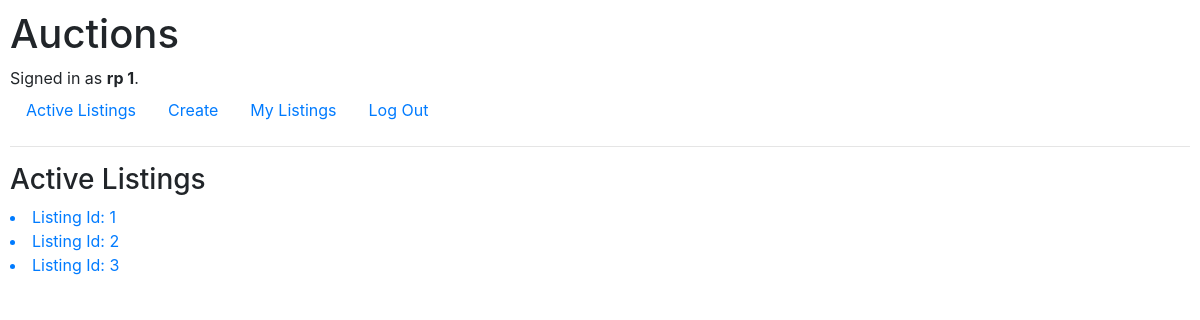
/ (signed in), run on the app's committed database.
### auctions/models.py (models this page shows, shortened)
class Users(AbstractUser):
    pass

class Listings(models.Model):
    STATUS_CHOICES = [
        ('active', 'Active'),
        ('draft', 'Draft'),
        ('closed', 'Closed'),
        ('deleted', 'Deleted'),
    ]
    id = models.IntegerField(primary_key=True)
    category_id = models.ForeignKey(Categories, null=False, on_delete=models.CASCADE)
    title = models.CharField(max_length=225, unique=True, null=False)
    description = models.TextField(null=False)
    listing_price = models.DecimalField(max_digits=5, decimal_places=2, null=False)
    datetime_added = models.DateTimeField(default= dt.now, editable=False) #or use auto_now_add=True for default dt
    added_by_user_id = models.ForeignKey(Users, null=False, on_delete=models.CASCADE)
    status = models.CharField(max_length=8, choices=STATUS_CHOICES, default= 'active')
    class Meta:
        pass

### auctions/views.py (the view)
# urls.py: path("", views.index, name="index"),
def index(request):
    all_listings = Listings.objects.filter(status = "active")
    for l in all_listings:
        print(l.id, l.category_id, l.title, l.added_by_user_id)
    return render(request, "auctions/index.html", {
        "listings" : all_listings
        })

### auctions/models.py (called while the page is built)
    def __str__(self):
        return f"{self.category}"

### auctions/templates/auctions/index.html
{% extends "auctions/layout.html" %}
{% block body %}
<div>
    <h3>Active Listings</h3>
    {% for listing in listings %}
    <a href="{% url 'auctions:listing_view' listing.id %}">
    <li>Listing Id: {{ listing.id }}</li></a>
    {% endfor %}
</div>
{% endblock %}

### auctions/templates/auctions/layout.html (shortened to what this page needs)
{% load static %}
<!DOCTYPE html>
<html lang="en">
    <head>
        <link rel="stylesheet" href="https://stackpath.bootstrapcdn.com/bootstrap/4.4.1/css/bootstrap.min.css">
        <link href="{% static 'auctions/styles.css' %}" rel="stylesheet">
    </head>
    <body>
        <h1>Auctions</h1>
        <div>
            {% if user.is_authenticated %}
                Signed in as <strong>{{ user.username }} {{ user.id }}</strong>.
            {% else %}
                Not signed in.
            {% endif %}
        </div>
        <ul class="nav">
            <li class="nav-item">
                <a class="nav-link" href="{% url 'auctions:index' %}">Active Listings</a>
            </li>
            {% if user.is_authenticated %}
            <li class="nav-item">
                <a class="nav-link" href="{% url 'auctions:listing_new' %}">Create</a>
            </li>
            <li class="nav-item">
                    <a class="nav-link" href="{% url 'auctions:my_listings' %}">My Listings</a>
                </li>
                <li class="nav-item">
                    <a class="nav-link" href="{% url 'auctions:logout' %}">Log Out</a>
                </li>
            {% endif %}
        </ul>
        <hr>
        {% block body %}
        {% endblock %}
    </body>
</html>

### auctions/static/auctions/styles.css (style rules this page uses)
body { padding: 10px; }

### data on the page
Users: username "rp", id "1"
Listings: id "1"
Listings: id "2"
Listings: id "3"
